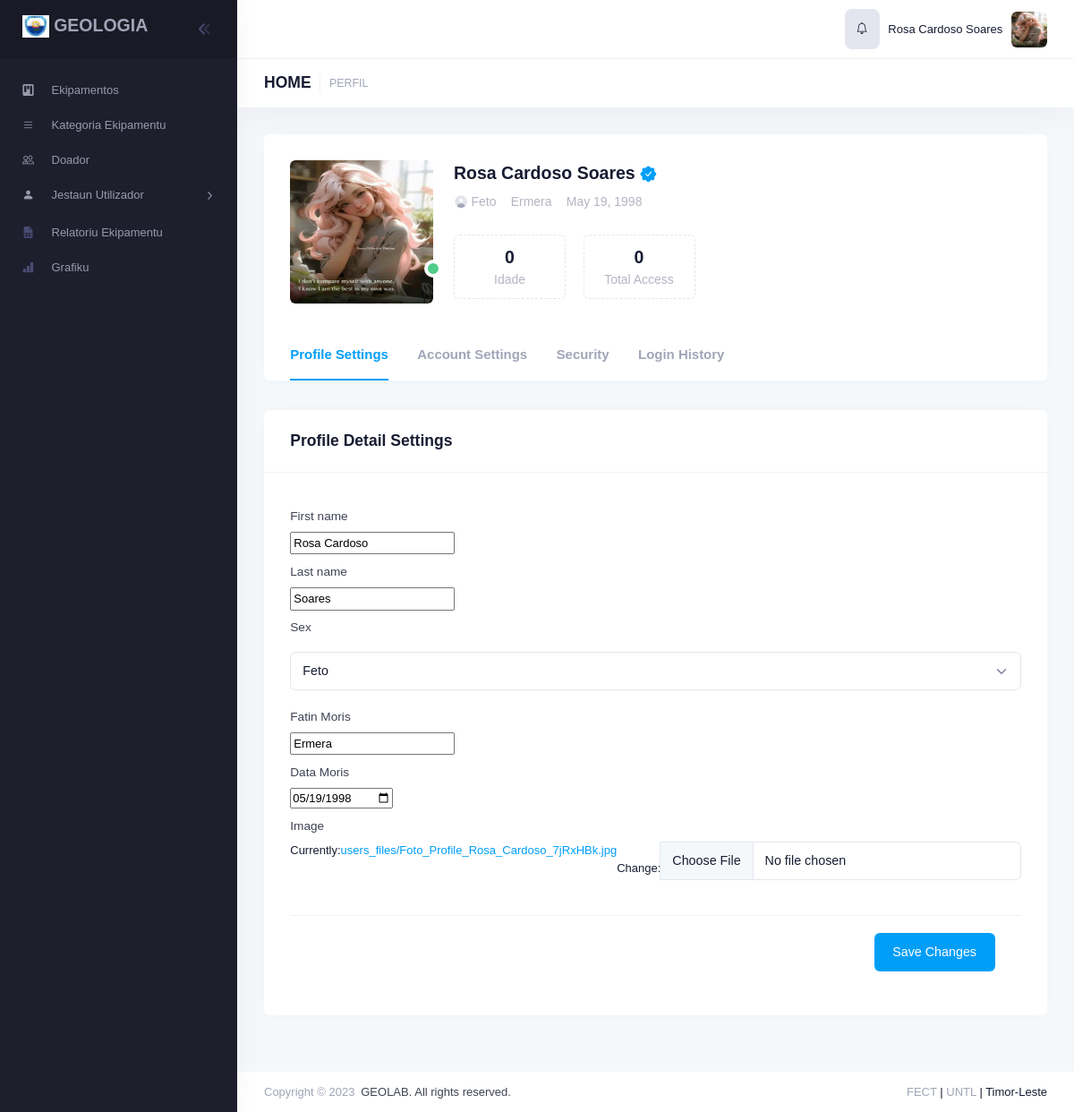
Page /users/profile/ (signed in) on the committed database.
### users/models.py (models this page shows, shortened)
class Profile(models.Model):
	id = models.UUIDField(primary_key=True, default=uuid.uuid4, editable=False)
	user = models.OneToOneField(User, on_delete=models.CASCADE,related_name="user_profile")
	first_name = models.CharField(max_length=30, null=True, blank=True)
	last_name = models.CharField(max_length=30, null=True, blank=True)
	pob = models.CharField(max_length=50, verbose_name='Fatin Moris', null=True, blank=True)
	dob = models.DateField(verbose_name='Data Moris', null=True, blank=True)
	sex = models.CharField(choices=[('Mane','Mane'),('Feto','Feto')], max_length=6, null=True, blank=True)
	image = models.ImageField(upload_to=upload_profile, null=True, blank=True,
			validators=[FileExtensionValidator(allowed_extensions=['jpg','jpeg','png','gif'])], verbose_name="Upload Imajen")
	date_created = models.DateTimeField(auto_now_add=True,null=True,blank=True)
	def getAge(self):
		if self.dob:
			return datetime.date.today().year - self.dob.year
		else:
			return 0
	def getTotalLogin(self):
		return AuditLogin.objects.filter(user=self.user).count()

### users/views.py (the view)
# urls.py: path('profile/', views.ProfileUpdate, name="user-profile"),
@login_required
def ProfileUpdate(request):
	profile = Profile.objects.get(user=request.user)
	if request.method == 'POST':
		p_form = ProfileUpdateForm(request.POST,request.FILES, instance=profile)
		if p_form.is_valid():
			p_form.save()
			messages.success(request, f'Your account has been updated!')
			return redirect('user-profile')
	else:
		p_form = ProfileUpdateForm(instance=profile)
	context = {
		'profile': profile, 'p_form': p_form,
		'title': 'Perfil', 'legend': 'Perfil',
	}
	return render(request, 'account/profile.html', context)

### users/templates/account/profile.html (shortened to what this page needs)
{% extends 'main/base.html' %}
{% load crispy_forms_tags %}
{% load static %}
{% block content %}
<div class="toolbar" id="kt_toolbar">
	<div id="kt_toolbar_container" class="container-fluid d-flex flex-stack">
		<div data-kt-swapper="true" data-kt-swapper-mode="prepend" data-kt-swapper-parent="{default: '#kt_content_container', 'lg': '#kt_toolbar_container'}" class="page-title d-flex align-items-center flex-wrap me-3 mb-5 mb-lg-0">
			<h1 class="d-flex align-items-center text-dark fw-bolder fs-3 my-1"><a class="text-dark" href="{% url 'home' %}">HOME</a>
			<small class="text-muted fs-7 fw-bold my-1 ms-1">{{title|upper}}</small>
			</h1>
		</div>
	</div>
</div>
						<div class="post d-flex flex-column-fluid" id="kt_post">
							<div id="kt_content_container" class="container-xxl">
								<div class="card mb-5 mb-xl-10">
									<div class="card-body pt-9 pb-0">
										<div class="d-flex flex-wrap flex-sm-nowrap mb-3">
											<div class="me-7 mb-4">
												<div class="symbol symbol-100px symbol-lg-160px symbol-fixed position-relative">
													{% if profile.image %}
													<img src="{{profile.image.url}}" alt="image" />
													{% endif %}
													<div class="position-absolute translate-middle bottom-0 start-100 mb-6 bg-success rounded-circle border border-4 border-white h-20px w-20px"></div>
												</div>
											</div>
											<div class="flex-grow-1">
												<div class="d-flex justify-content-between align-items-start flex-wrap mb-2">
													<div class="d-flex flex-column">
														<div class="d-flex align-items-center mb-2">
															<a href="#" class="text-gray-900 text-hover-primary fs-2 fw-bolder me-1">{{profile.first_name}} {{profile.last_name}}</a>
																<span class="svg-icon svg-icon-1 svg-icon-primary">
																</span>
														</div>
														<div class="d-flex flex-wrap fw-bold fs-6 mb-4 pe-2">
															<a href="#" class="d-flex align-items-center text-gray-400 text-hover-primary me-5 mb-2">
															<span class="svg-icon svg-icon-4 me-1">
															</span>
															{{profile.sex}}</a>
															<a href="#" class="d-flex align-items-center text-gray-400 text-hover-primary me-5 mb-2">
															{{profile.pob}}</a>
															<a href="#" class="d-flex align-items-center text-gray-400 text-hover-primary mb-2">
															{{profile.dob}}</a>
														</div>
													</div>
												</div>
												<div class="d-flex flex-wrap flex-stack">
													<div class="d-flex flex-column flex-grow-1 pe-8">
														<div class="d-flex flex-wrap">
															<div class="border border-gray-300 border-dashed rounded min-w-125px py-3 px-4 me-6 mb-3 text-center">
																<div class="">
																	<div class="fs-2 fw-bolder" data-kt-countup="true" data-kt-countup-value="{{profile.getAge}}" data-kt-countup-prefix="">0</div>
																</div>
																<div class="fw-bold fs-6 text-gray-400">Idade</div>
															</div>
															<div class="border border-gray-300 border-dashed rounded min-w-125px py-3 px-4 me-6 mb-3 text-center">
																<div class="align-items-center">
																	<div class="fs-2 fw-bolder" data-kt-countup="true" data-kt-countup-value="{{profile.getTotalLogin}}">0</div>
																</div>
																<div class="fw-bold fs-6 text-gray-400">Total Access</div>
															</div>
														</div>
													</div>
												</div>
											</div>
										</div>
										<ul class="nav nav-stretch nav-line-tabs nav-line-tabs-2x border-transparent fs-5 fw-bolder">
											<li class="nav-item mt-2">
												<a class="nav-link text-active-primary ms-0 me-10 py-5 active" href="{% url 'user-profile' %}">Profile Settings</a>
											</li>
											<li class="nav-item mt-2">
												<a class="nav-link text-active-primary ms-0 me-10 py-5" href="{% url 'user-account' %}">Account Settings</a>
											</li>
											<li class="nav-item mt-2">
												<a class="nav-link text-active-primary ms-0 me-10 py-5" href="{% url 'user-change-password' %}">Security</a>
											</li>
											<li class="nav-item mt-2">
												<a class="nav-link text-active-primary ms-0 me-10 py-5" href="{% url 'user-login-history' %}">Login History</a>
											</li>
										</ul>
									</div>
								</div>
								<div class="card mb-5 mb-xl-10" id="kt_profile_details_view">
									<div class="card-header cursor-pointer">
										<div class="card-title m-0">
											<h3 class="fw-bolder m-0">Profile Detail Settings</h3>
										</div>
									</div>
									<div class="card-body p-9">
										{% if p_form %}
										    {% crispy p_form %}
										{% else %}
										    <p>Form object is None or not available.</p>
										{% endif %}
									</div>
								</div>
							</div>
						</div>
{% endblock %}

### main/templates/main/header.html (shortened to what this page needs)
{% load static %}
					<div id="kt_header" style="" class="header align-items-stretch">
						<div class="container-fluid d-flex align-items-stretch justify-content-between">
							<div class="d-flex align-items-stretch justify-content-between flex-lg-grow-1">
								<div class="d-flex align-items-stretch flex-shrink-0">
									<div class="d-flex align-items-center ms-1 ms-lg-3" id="kt_header_user_menu_toggle">
										<div class="cursor-pointer symbol symbol-30px symbol-md-40px" data-kt-menu-trigger="click" data-kt-menu-attach="parent" data-kt-menu-placement="bottom-end">
											<div class="p-4 bg-secondary" style="border-radius: 8px;">
												<span class="bi bi-bell"></span>
											</div>
										</div>
									</div>
									<div class="d-flex align-items-center ms-1 ms-lg-3">
										{% if request.user.user_profile.first_name %}
											{{request.user.user_profile.first_name}} {{request.user.user_profile.last_name}}
										{% else %}
											{% if request.user.email %}
												{{request.user.email}}
											{% else %}
											users@gmail.com
											{% endif %}
										{% endif %}
									</div>
									<div class="d-flex align-items-center ms-1 ms-lg-3" id="kt_header_user_menu_toggle">
										<div class="cursor-pointer symbol symbol-30px symbol-md-40px" data-kt-menu-trigger="click" data-kt-menu-attach="parent" data-kt-menu-placement="bottom-end">
										{% if request.user.user_profile.image %}
										<img src="{{request.user.user_profile.image.url}}" alt="user" />
										{% else %}
											<img src="{% static 'assets/media/avatars/300-1.jpg' %}" alt="user" />
										{% endif %}
										</div>
									</div>
								</div>
							</div>
						</div>
					</div>

### templates/bootstrap4/field.html (shortened to what this page needs)
{% if field.is_hidden %}
    {{ field }}
{% else %}
    <div class="form-group">
        {% if field.label %}
            <label for="{{ field.id_for_label }}" class="form-label">{{ field.label }}</label>
        {% endif %}
        <div class="input-group">
            {{ field }}
        </div>
    </div>
{% endif %}

### rows in the picture
Profile: image (picture), first_name "Rosa Cardoso", last_name "Soares", sex "Feto", pob "Ermera", dob "May 19, 1998", dob "05/19/1998", crispy "Save Changes"

### other values in the picture
{{ request.user.user_profile.first_name }} "Rosa Cardoso"
{{ request.user.user_profile.last_name }} "Soares"
{{ title|upper }} "PERFIL"
{{ field.label }} "First name Last name Sex Fatin Moris Data Moris Image"
